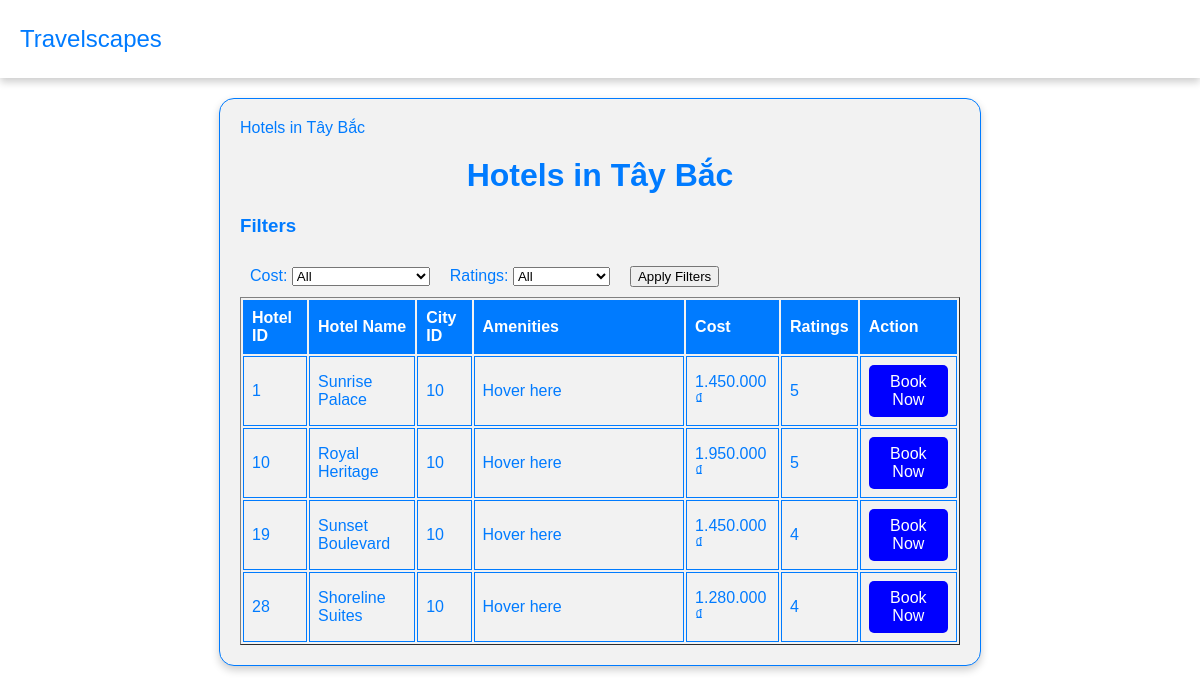
Before: /view_hotels.php?city_id=10 with the older database file.
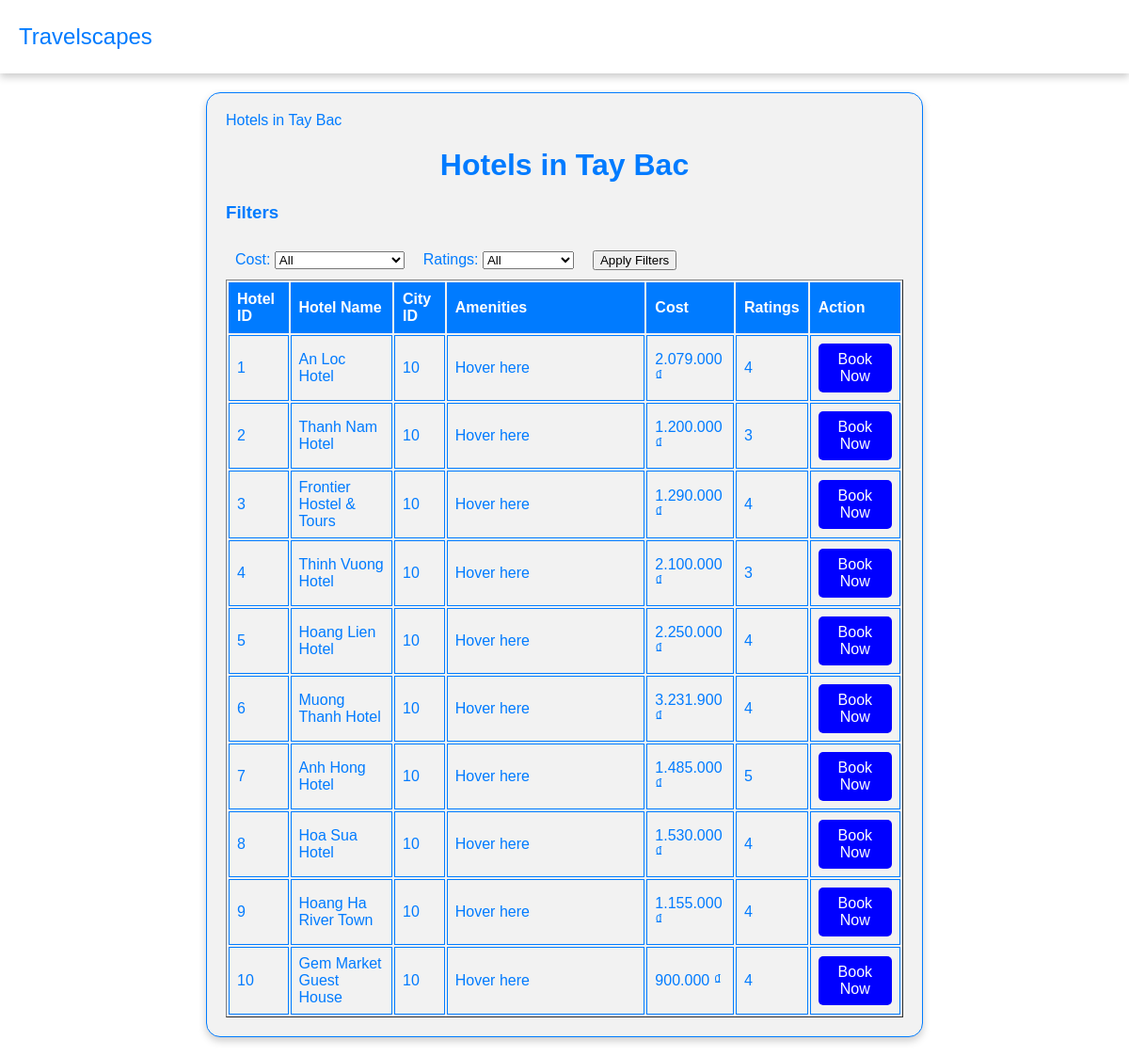
After: the same page with the newer database file.
### tables this page shows
CREATE TABLE `cities` (
  `cityid` int NOT NULL AUTO_INCREMENT,
  `city` varchar(255) NOT NULL,
  `region` varchar(255) NOT NULL,
  `season` varchar(255) NOT NULL,
  `days` int NOT NULL,
  `cost` int NOT NULL,
  PRIMARY KEY (`cityid`)
);

CREATE TABLE `hotels` (
  `hotelid` int NOT NULL AUTO_INCREMENT,
  `hotel` varchar(255) NOT NULL,
  `cityid` int DEFAULT NULL,
  `cost` bigint DEFAULT NULL,
  `amenities` text,
  `ratings` int DEFAULT NULL,
  PRIMARY KEY (`hotelid`),
  KEY `hotels_ibfk_1` (`cityid`),
  CONSTRAINT `hotels_ibfk_1` FOREIGN KEY (`cityid`) REFERENCES `cities` (`cityid`) ON DELETE CASCADE
);

### view_hotels.php (the view, shortened to what this page needs)
<?php
include 'dbconnect.php';
$cityId = $_GET['city_id'];
$cityName = '';
$citySql = "SELECT city FROM cities WHERE cityid = $cityId";
$cityResult = $conn->query($citySql);
if ($cityResult->num_rows > 0) {
    $row = $cityResult->fetch_assoc();
    $cityName = $row['city'];
}
$sql = "SELECT * FROM hotels WHERE cityid = $cityId";
$result = $conn->query($sql);
$selectedCost = isset($_POST["cost"]) ? $_POST["cost"] : "All";
$selectedRatings = isset($_POST["ratings"]) ? $_POST["ratings"] : "All";
?>
<!DOCTYPE html>
<html>
<head>
    <link rel="stylesheet" href="./css/hotels.css">
</head>
<body>
<div class="navbar">
    <span class="logo">Travelscapes</span>
</div>
<div class="content-container">
Hotels in <?php echo $cityName; ?>
    <h1>Hotels in <?php echo $cityName; ?></h1>
    <form method="post" action="<?php echo $_SERVER['PHP_SELF'] . "?city_id=$cityId"; ?>">
        <h3>Filters</h3>
        <div class="filter-container">
            <div class="filter-select">
                <label>Cost:
                    <select name="cost">
                        <option value="All" <?php if ($selectedCost === "All") echo "selected"; ?>>All</option>
                    </select>
                </label>
            </div>
            <div class="filter-select">
                <label>Ratings:
                    <select name="ratings">
                        <option value="All" <?php if ($selectedRatings === "All") echo "selected"; ?>>All</option>
                    </select>
                </label>
            </div>
            <div class="filter-select">
                <input type="submit" value="Apply Filters">
            </div>
        </div>
    </form>
    <?php
    if ($result->num_rows > 0) {
        echo "<table border='1'>";
        echo "<tr>";
        echo "<th>Hotel ID</th>";
        echo "<th>Hotel Name</th>";
        echo "<th>City ID</th>";
        echo "<th class='amenities-column'>Amenities</th>";
        echo "<th>Cost</th>";
        echo "<th>Ratings</th>";
        echo "<th>Action</th>";
        echo "</tr>";
        while ($row = $result->fetch_assoc()) {
            $amenities = explode(',', $row['amenities']);
            echo "<tr>";
            echo "<td>" . $row['hotelid'] . "</td>";
            echo "<td>" . $row['hotel'] . "</td>";
            echo "<td>" . $row['cityid'] . "</td>";
            echo "<td class='amenities-column'>" .
                 "<div class='amenities-list'>" .
                 join("<br>", array_map(function ($index, $amenity) {
                     return "<span class='amenity-item'>{$index}. {$amenity}</span>";
                 }, range(1, count($amenities)), $amenities)) .
                 "</div>" .
                 "Hover here";
            echo "</td>";
            echo "<td>" . number_format($row['cost'], 0, ',', '.') . " ₫</td>";
            echo "<td>" . $row['ratings'] . "</td>";
            echo "<td><a href='booking.php?hotel_id=" . $row['hotelid'] . "' class='book-button'>Book Now</a></td>";
            echo "</tr>";
        }
        echo "</table>";
    } else {
        echo "No hotels found in " . $cityName;
    }
    ?>
    </div>
</body>
</html>

Changed rows visible on the page:
no longer on this page (row edited): hotels: hotelid "19", hotel "Sunset Boulevard", cityid "10", cost "1.450.000", ratings "4"
no longer on this page (row edited): hotels: hotelid "28", hotel "Shoreline Suites", cityid "10", cost "1.280.000", ratings "4"
changed cities: city "Tây Bắc" → "Tay Bac"
changed hotels id 1: hotel "Sunrise Palace" → "An Loc Hotel"; cost "1.450.000" → "2.079.000"; ratings "5" → "4"
now on this page (row edited): hotels: hotelid "2", hotel "Thanh Nam Hotel", cityid "10", cost "1.200.000", ratings "3"
now on this page (row edited): hotels: hotelid "3", hotel "Frontier Hostel & Tours", cityid "10", cost "1.290.000", ratings "4"
now on this page (row edited): hotels: hotelid "4", hotel "Thinh Vuong Hotel", cityid "10", cost "2.100.000", ratings "3"
now on this page (row edited): hotels: hotelid "5", hotel "Hoang Lien Hotel", cityid "10", cost "2.250.000", ratings "4"
now on this page (row edited): hotels: hotelid "6", hotel "Muong Thanh Hotel", cityid "10", cost "3.231.900", ratings "4"
now on this page (row edited): hotels: hotelid "7", hotel "Anh Hong Hotel", cityid "10", cost "1.485.000", ratings "5"
now on this page (row edited): hotels: hotelid "8", hotel "Hoa Sua Hotel", cityid "10", cost "1.530.000", ratings "4"
now on this page (row edited): hotels: hotelid "9", hotel "Hoang Ha River Town", cityid "10", cost "1.155.000", ratings "4"
changed hotels id 10: hotel "Royal Heritage" → "Gem Market Guest House"; cost "1.950.000" → "900.000"; ratings "5" → "4"
